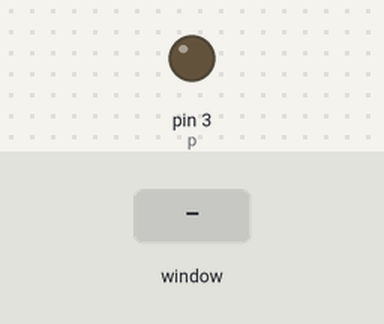
Simulated run of this program. Board: Raspberry Pi (header pin numbers). Shown: output pins drawn as LEDs (lit = HIGH). The test bench sets the inputs (shaded band). The desktop window is not drawn, its controls go by their first labels and the mouse button is held 0.15 s.

Above: at 1.2 s.
1.3 s: control labelled "1" in the window clicked
At 2.1 s:
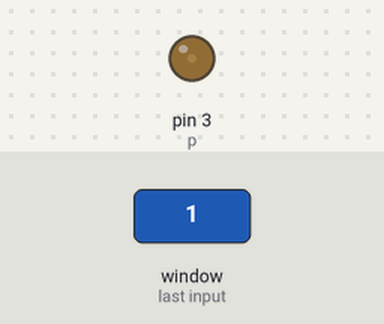
2.8 s: control labelled "3" in the window clicked
At 3.3 s:
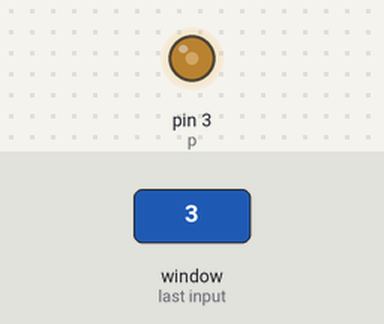
4.3 s: control labelled "5" in the window clicked
At 5.5 s:
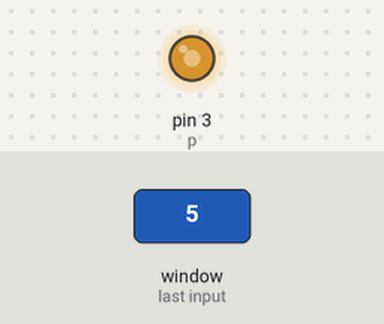
5.8 s: control labelled "6" in the window clicked
At 6.7 s:
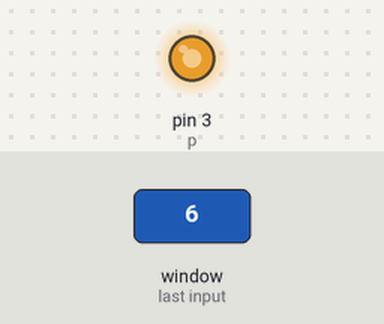
Timing chart, 0 to 8.3 s (numbered marks = the images above; inputs shaded):
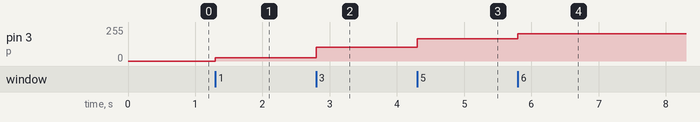

Measured:
- after the input at 1.3 s, pin 3 (p): 0/255 → 26/255 at once
- after the input at 2.8 s, pin 3 (p): 26/255 → 102/255 at once
- after the input at 4.3 s, pin 3 (p): 102/255 → 166/255 at once
- after the input at 5.8 s, pin 3 (p): 166/255 → 204/255 at once

The program:

LED_intensity_control_with_GUI.py
```python
from Tkinter import *
window = Tk()
import RPi.GPIO as IO          #calling header file which helps us use GPIO’s of PI
import time                    #calling time to provide delays in program
from time import sleep
IO.setwarnings(False)           #do not show any warnings
IO.setmode (IO.BOARD)
IO.setup(3,IO.OUT)           # initialize GPIO3 as an output.
p = IO.PWM(3,100)          #GPIO3 as PWM output, with 100Hz frequency
p.start(0)                              #generate PWM signal with 0% duty cycle

window.title("PWM BULB")
window.geometry('360x480')
window.configure(background = 'blue')

def bulb1():
    p.ChangeDutyCycle(0)               #change duty cycle for varying the brightness of LED.
    time.sleep(0.1)
def bulb2():
    p.ChangeDutyCycle(10)               #change duty cycle for varying the brightness of LED.
    time.sleep(0.1)
def bulb3():
    p.ChangeDutyCycle(25)               #change duty cycle for varying the brightness of LED.
    time.sleep(0.1)
def bulb4():
    p.ChangeDutyCycle(40)               #change duty cycle for varying the brightness of LED.
    time.sleep(0.1)
def bulb5():
    p.ChangeDutyCycle(50)               #change duty cycle for varying the brightness of LED.
    time.sleep(0.1)
def bulb6():
    p.ChangeDutyCycle(65)               #change duty cycle for varying the brightness of LED.
    time.sleep(0.1)
def bulb7():
    p.ChangeDutyCycle(80)               #change duty cycle for varying the brightness of LED.
    time.sleep(0.1)
def bulb8():
    p.ChangeDutyCycle(100)               #change duty cycle for varying the brightness of LED.
    time.sleep(0.1)

btn = Button(window, text="0", bg = "#2196F3", command=bulb1)
btn.grid(column=36, row=360)
btn = Button(window, text="1", bg = "#2196F3", command=bulb2)
btn.grid(column=36, row=361)
btn = Button(window, text="2", bg = "#2196F3", command=bulb3)
btn.grid(column=36, row=362)
btn = Button(window, text="3", bg = "#2196F3", command=bulb4)
btn.grid(column=36, row=363)
btn = Button(window, text="4", bg = "#2196F3", command=bulb5)
btn.grid(column=36, row=364)
btn = Button(window, text="5", bg = "#2196F3", command=bulb6)
btn.grid(column=36, row=365)
btn = Button(window, text="6", bg = "#2196F3", command=bulb7)
btn.grid(column=36, row=366)
btn = Button(window, text="7", bg = "#2196F3", command=bulb8)
btn.grid(column=36, row=367)


window.mainloop()
```
